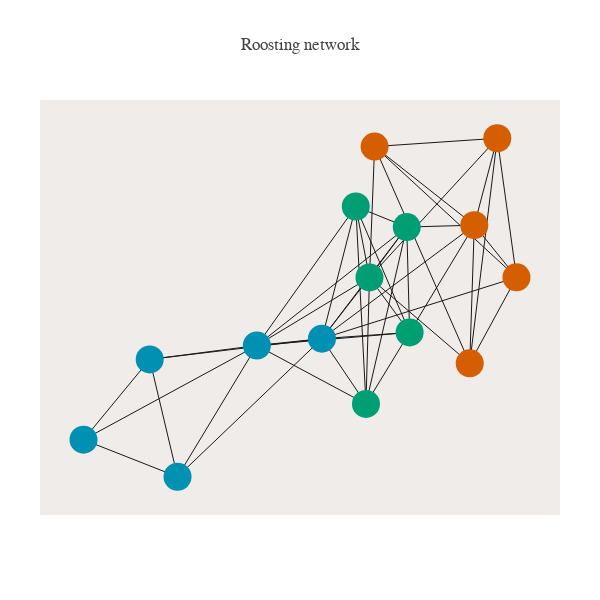

Notebook cell for this chart:
### Markdown cell above
### i. Network analysis of SRI matrix

### Code cell
import networkx as nx

SRI_threshold= 0.05

sorted_names= list(Anatree.keys())

gp_acquaintance= [[z for z in gp_bats.keys() if x in gp_bats[z]] for x in sorted_names]
gp_acquaintance= list(it.chain(*gp_acquaintance))

gp_col= {
    'SE': [213,94,0],
    'SR': [0,158,115],
    'SH': [0,144,178]
}

col_vec= ['rgb({})'.format(','.join([str(z) for z in gp_col[x]])) for x in gp_acquaintance]

G=nx.Graph()#  G is an empty Graph

my_nodes=range(len(sorted_names))
G.add_nodes_from(my_nodes)

edges= []
edge_width= []
for bat in sorted_names:
    for other in sorted_names:
        if Anatree[bat][other] > SRI_threshold and bat != other:
            ibat= sorted_names.index(bat)
            iother= sorted_names.index(other)
            edge_width.append(Anatree[bat][other])
            edges.append(tuple(sorted([ibat,iother])))

edges= sorted(list(set(edges)))
G.add_edges_from(edges)

pos=nx.fruchterman_reingold_layout(G)

Xn=[pos[k][0] for k in range(len(pos))]
Yn=[pos[k][1] for k in range(len(pos))]

labels= sorted_names



trace_nodes=dict(type='scatter',
                 x=Xn, 
                 y=Yn,
                 mode='markers',
                 marker=dict(size=28, color=col_vec),
                 text=labels,
                 hoverinfo='text')


Xe=[]
Ye=[]
for e in G.edges():
    Xe.extend([pos[e[0]][0], pos[e[1]][0], None])
    Ye.extend([pos[e[0]][1], pos[e[1]][1], None])

trace_edges=dict(type='scatter',
                 mode='lines',
                 x=Xe,
                 y=Ye,
                 line=dict(width=1, color='rgb(25,25,25)'),
                 hoverinfo='none' 
                )

axis=dict(showline=False, # hide axis line, grid, ticklabels and  title
          zeroline=False,
          showgrid=False,
          showticklabels=False,
          title='' 
          )
layout=dict(title= 'Roosting network',  
            font= dict(family='Balto'),
            width=600,
            height=600,
            autosize=False,
            showlegend=False,
            xaxis=axis,
            yaxis=axis,
            margin=dict(
            l=40,
            r=40,
            b=85,
            t=100,
            pad=0,
       
    ),
    hovermode='closest',
    plot_bgcolor='#efecea', #set background color            
    )


fig = dict(data=[trace_edges, trace_nodes], layout=layout)

iplot(fig)

### Figure 1 — Plotly figure (JSON) as saved in the notebook; plotly's stock layout.template omitted (floating-point values rounded to 4 significant figures; data arrays with more than 128 entries replaced by an {"elided": "..."} marker saying what was removed)
{"data": [{"hoverinfo": "none", "line": {"color": "rgb(25,25,25)", "width": 1}, "mode": "lines", "type": "scatter", "uid": "728d7436-52bf-43cf-9b5c-2c16cdda6e7b", "x": {"elided": "138 float values"}, "y": {"elided": "138 float values"}}, {"hoverinfo": "text", "marker": {"color": ["rgb(213,94,0)", "rgb(213,94,0)", "rgb(0,144,178)", "rgb(0,144,178)", "rgb(0,144,178)", "rgb(0,144,178)", "rgb(0,144,178)", "rgb(213,94,0)", "rgb(213,94,0)", "rgb(213,94,0)", "rgb(0,158,115)", "rgb(0,158,115)", "rgb(0,158,115)", "rgb(0,158,115)", "rgb(0,158,115)"], "size": 28}, "mode": "markers", "text": ["ESSE22", "ESSE23", "ESSH24", "ESSH25", "ESSH26", "ESSH27", "ESSH28", "ESSE25", "ESSE26", "ESSE27", "ESSR24", "ESSR25", "ESSR26", "ESSR27", "ESSR28"], "type": "scatter", "uid": "fd36027e-54f5-4c77-9082-0ad698053586", "x": [0.6331, 0.4567, -0.7503, -0.6453, -1, -0.3461, -0.1007, 0.5606, 0.09792, 0.4739, 0.06536, 0.07859, 0.2192, 0.2299, 0.02698], "y": [0.06827, -0.1532, -0.143, -0.4451, -0.3498, -0.1072, -0.08957, 0.4265, 0.4051, 0.2026, -0.2576, 0.06804, 0.1978, -0.07352, 0.2507]}], "layout": {"autosize": false, "font": {"family": "Balto"}, "height": 600, "hovermode": "closest", "margin": {"b": 85, "l": 40, "pad": 0, "r": 40, "t": 100}, "plot_bgcolor": "#efecea", "showlegend": false, "title": {"text": "Roosting network"}, "width": 600, "xaxis": {"showgrid": false, "showline": false, "showticklabels": false, "title": {"text": ""}, "zeroline": false}, "yaxis": {"showgrid": false, "showline": false, "showticklabels": false, "title": {"text": ""}, "zeroline": false}}}
